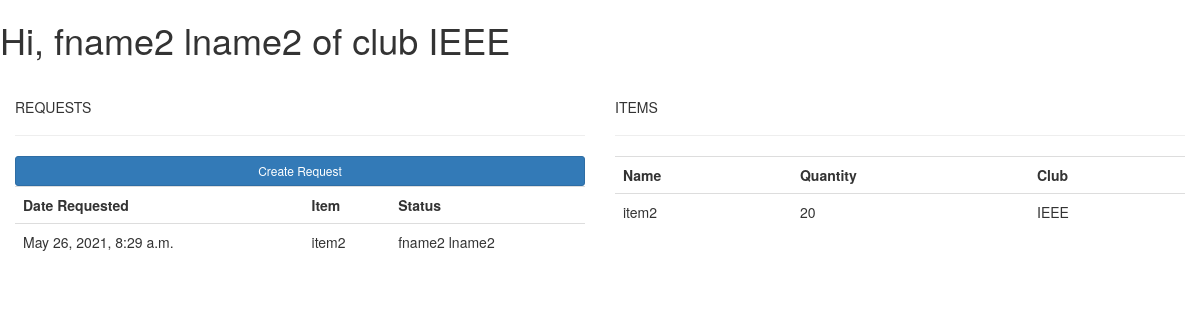
/memberdb (signed in), run on the app's committed database.
### users/models.py (models this page shows, shortened)
class UserProfile(models.Model):
	user = models.OneToOneField(User, on_delete=models.CASCADE, related_name = 'userprofile', null=True, default=None)
	name = models.CharField(max_length=200, null=True)
	club =  models.ForeignKey(Club, null=True, on_delete= models.SET_NULL, related_name = 'user_club')
	def __str__(self):
		return self.name

class Club(models.Model):
	name = models.CharField(max_length=200, null=True)
	def __str__(self):
		return self.name

class Request(models.Model):
	STATUS = (
				('Awaiting Approval', 'Awaiting Approval'),
				('Accepted by Convenor', 'Accepted by Convenor'),
				('Rejected by Convenor', 'Rejected by Convenor'),
			 )
	status = models.CharField(max_length=200, null=True, choices=STATUS)
	comment = models.CharField(max_length=200, null=True)
	member = models.ForeignKey(UserProfile, null=True, on_delete=models.CASCADE, related_name = 'requests_of_user')
	item = models.ForeignKey(Item, null=True, on_delete=models.CASCADE)
	timestamp_placed = models.DateTimeField(auto_now_add=True, null=True)

class Item(models.Model):
	name = models.CharField(max_length=200, null=True)
	quantity = models.IntegerField()
	club =  models.ForeignKey(Club, null=True, on_delete=models.CASCADE, related_name = 'items_of_club')

### users/views.py (the view)
# urls.py: path(r'memberdb',views.member_db,name='member_db'),
def member_db(request):
	print(request.user.username)
	userobj = request.user
	memberProfile = UserProfile.objects.get(user = userobj)
	clubProfile = memberProfile.club
	print(memberProfile)
	reqs = memberProfile.requests_of_user.all
	items = clubProfile.items_of_club.all
	context = {'memberProfile':memberProfile, 'reqs':reqs, 'items':items}
	print(context)
	return render(request, 'users/member_dashboard.html', context)

### users/templates/users/member_dashboard.html (shortened to what this page needs)
{%  extends 'users/base.html' %}
{% block body_block %}
<h1> Hi, {{memberProfile}} of club {{memberProfile.club}}</h1>
<br>
	<div class="col-md-6">
		<h5>REQUESTS</h5>
		<hr>
		<div class="card card-body">
            <a class="btn btn-primary  btn-sm btn-block" href="{% url 'create_request' memberProfile.id %}">Create Request</a>
			<table class="table table-sm">
				<tr>
					<th>Date Requested</th>
					<th>Item</th>
                    <th>Status</th>
				</tr>
				{% for req in reqs %}
					<tr>
                        <td>{{req.timestamp_placed}}</td>
						<td>{{req.item.name}}</td>
						<td>{{req.member.name}}</td>
					</tr>
				{% endfor %}
			</table>
		</div>
	</div>
<div class="row">
	<div class="col-md-6" style="position: absolute; right: 0px;">
		<h5>ITEMS</h5>
		<hr>
		<div class="card card-body">
			<table class="table table-sm">
				<tr>
					<th>Name</th>
					<th>Quantity</th>
                    <th>Club</th>
				</tr>
				{% for item in items %}
					<tr>
						<td>{{item.name}}</td>
						<td>{{item.quantity}}</td>
						<td>{{item.club}}</td>
					</tr>
				{% endfor %}
			</table>
		</div>
	</div>
</div>
{% endblock %}

### data on the page
UserProfile: name "fname2 lname2", club "IEEE"
Request: timestamp_placed "May 26, 2021, 8:29 a.m.", item.name "item2", member.name "fname2 lname2"
Item: name "item2", quantity "20", club "IEEE"
